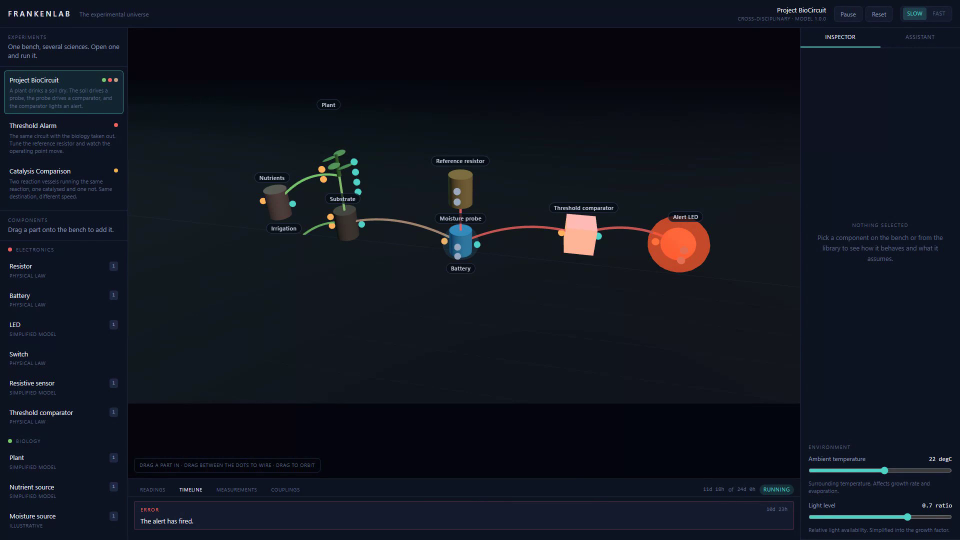
#> input picture docs/images/the-bench-alert.png, 1920 x 1080 px (shown at 1/2 size)
$ python make-gallery.py
#> lines starting #> are read from the running program, lines starting #| are printed output that depends on the picture
"""Build the Devpost image gallery from the demo frames.

Devpost shows gallery images at 3:2 and accepts up to 15. The frames in
docs/images/ are 1920x1080, so they are scaled to 1200x675 and given a caption
band to reach 1200x800. The band uses the application's own design tokens, so
the gallery reads as the product rather than as a screenshot dump.

Run it from the repository root:

    python scripts/make-gallery.py

The output goes to docs/devpost/, one file per frame, named in the order they
should be uploaded.
"""

from __future__ import annotations

import os
from pathlib import Path

from PIL import Image, ImageDraw, ImageFont

ROOT = Path(__file__).resolve().parent.parent
SOURCE = ROOT / "docs" / "images"
TARGET = ROOT / "docs" / "devpost"

# Design tokens, from src/app/globals.css.
VOID = "#05070d"
BAND = "#090d16"
LINE = "#1e2942"
TEXT = "#e6ecf7"
MUTED = "#8b9ab5"
ACCENT = "#4fd1c5"

WIDTH, HEIGHT = 1200, 800
FRAME_HEIGHT = 675
BAND_HEIGHT = HEIGHT - FRAME_HEIGHT

FONTS = Path(os.environ.get("WINDIR", r"C:\Windows")) / "Fonts"


def font(name: str, size: int) -> ImageFont.FreeTypeFont:
    """Load a font, falling back to Arial if the preferred one is missing."""
#> called with name = 'segoeuib.ttf', size = 30
    for candidate in (FONTS / name, FONTS / "arial.ttf"):
        if candidate.exists():
            return ImageFont.truetype(str(candidate), size)
    return ImageFont.load_default()


def tracked(
    draw: ImageDraw.ImageDraw,
    xy: tuple[int, int],
    text: str,
    face: ImageFont.FreeTypeFont,
    fill: str,
    spacing: float = 2.6,
) -> None:
    """Draw text with letter spacing. Pillow has no tracking of its own."""
    x, y = xy
    for character in text:
        draw.text((x, y), character, font=face, fill=fill)
        x += draw.textlength(character, font=face) + spacing


def main() -> int:
    if not SOURCE.is_dir():
        print(f"missing source directory: {SOURCE}")
        return 1
    TARGET.mkdir(parents=True, exist_ok=True)

    # (source frame, output name, kicker, title, subtitle, accent)
    gallery = [
        (
            "the-bench-alert.png",
            "01-the-bench-alert.png",
            "PROJECT BIOCIRCUIT",
            "A plant's thirst trips a real circuit.",
            "The alert fires on day 11. The soil decided the day, not a script.",
            "#ff8f5e",
        ),
        (
            "couplings.png",
            "02-couplings.png",
            "NAMED RULES",
            "Every rule that crosses a discipline is declared.",
            "Three disciplines, four couplings, six wires. Cut a wire, the rule goes with it.",
            ACCENT,
        ),
        (
            "measurements.png",
            "03-measurements.png",
            "MEASUREMENTS",
            "Every quantity is named and carries its unit.",
            "Nothing is a bare number pulled from the air.",
            ACCENT,
        ),
        (
            "assistant.png",
            "04-assistant.png",
            "THE ASSISTANT",
            "Every answer ends with what it is worth.",
            "The weakest model in the experiment is named, and its confidence explained.",
            ACCENT,
        ),
        (
            "catalysis.png",
            "05-catalysis.png",
            "CATALYSIS COMPARISON",
            "Same destination. Nine times sooner.",
            "The catalyst moves the speed and provably not the equilibrium.",
            "#f0b350",
        ),
        (
            "kiro-audit.png",
            "06-kiro-audit.png",
            "THE KIRO MOMENT",
            "An agent found our soil physics was wrong.",
            "Sand's field capacity was 0.12, below the published 0.17 to 0.25. The timeline moved three days.",
            ACCENT,
        ),
    ]

    title_face = font("segoeuib.ttf", 30)
    subtitle_face = font("segoeui.ttf", 17)
    kicker_face = font("consolab.ttf", 12)

    for source_name, output_name, kicker, title, subtitle, accent in gallery:
        source_path = SOURCE / source_name
        if not source_path.exists():
            print(f"missing frame: {source_path}")
            return 1

        with Image.open(source_path) as original:
#> original is the input picture: PIL image 1920x1080 RGB; mean R, G, B 16.6, 20.9, 31
            frame = original.convert("RGB").resize(
                (WIDTH, FRAME_HEIGHT), Image.LANCZOS
            )
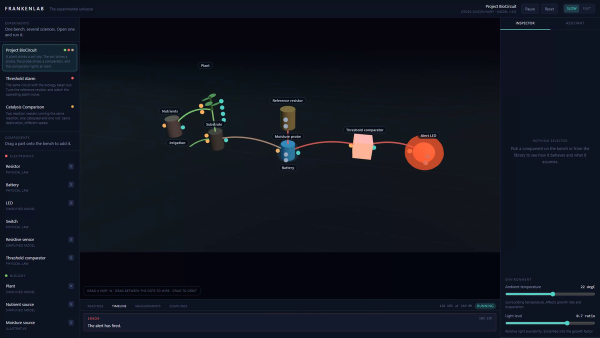
#> frame: PIL image 1200x675 RGB (shown at 1/2 size); mean R, G, B 16.7, 20.9, 31

        canvas = Image.new("RGB", (WIDTH, HEIGHT), VOID)
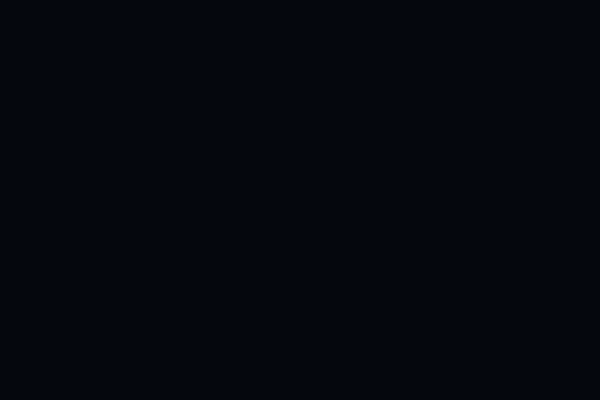
#> canvas: PIL image 1200x800 RGB (shown at 1/2 size); mean R, G, B 5, 7, 13
        canvas.paste(frame, (0, 0))
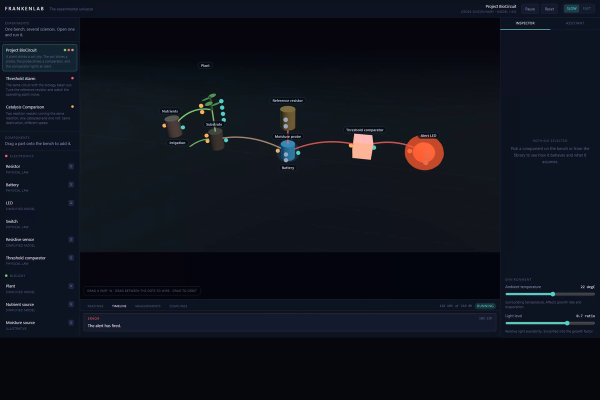
#> canvas: PIL image 1200x800 RGB (shown at 1/2 size); mean R, G, B 14.8, 18.8, 28.2

        draw = ImageDraw.Draw(canvas)
        draw.rectangle((0, FRAME_HEIGHT, WIDTH, HEIGHT), fill=BAND)
        draw.line((0, FRAME_HEIGHT, WIDTH, FRAME_HEIGHT), fill=LINE)
        draw.rectangle((0, FRAME_HEIGHT, 5, HEIGHT), fill=accent)

        tracked(draw, (36, FRAME_HEIGHT + 18), kicker, kicker_face, accent)
        draw.text((36, FRAME_HEIGHT + 42), title, font=title_face, fill=TEXT)
        draw.text((36, FRAME_HEIGHT + 84), subtitle, font=subtitle_face, fill=MUTED)

        output_path = TARGET / output_name
        canvas.save(output_path, "PNG", optimize=True)
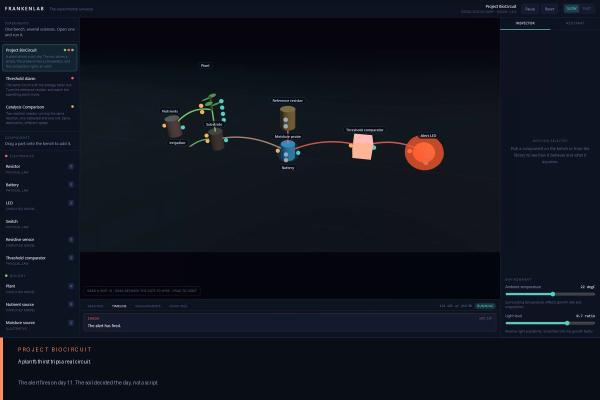
#> saved as 01-the-bench-alert.png: PIL image 1200x800 RGB (shown at 1/2 size); mean R, G, B 15.9, 20, 29.9
        size = output_path.stat().st_size
        print(
            f"{output_name}  {WIDTH}x{HEIGHT}  {size / 1024:.0f} KB  "
            f"ratio {WIDTH / HEIGHT:.2f}"
        )
#> pass 2 of the loop in main, `for source_name, output_name, kicker, title, subtitle, accent in galle..`:
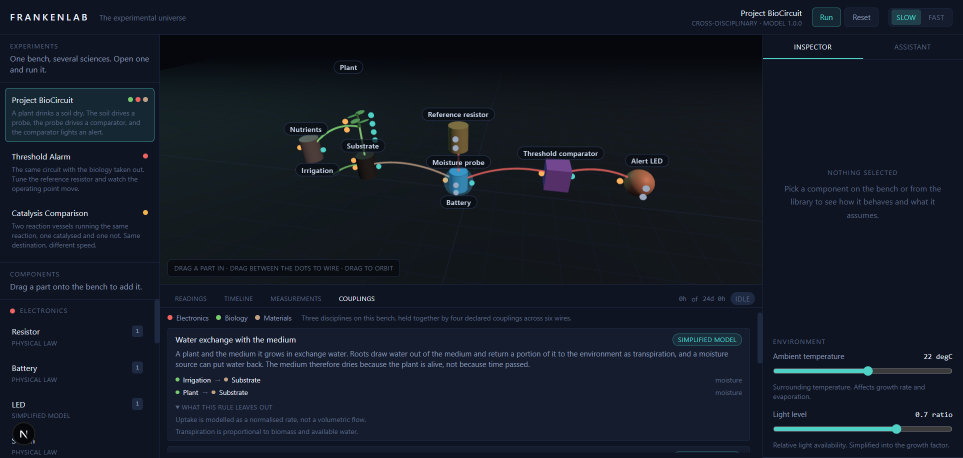
#> input picture docs/images/couplings.png, 1925 x 915 px (shown at 1/2 size)
#> in main, original is the input picture: PIL image 1925x915 RGB; mean R, G, B 19.7, 26.5, 38.3
#> in main, `frame = original.convert("RGB").resize( (WIDTH, FRAME_HEIGHT), Image.L..`:
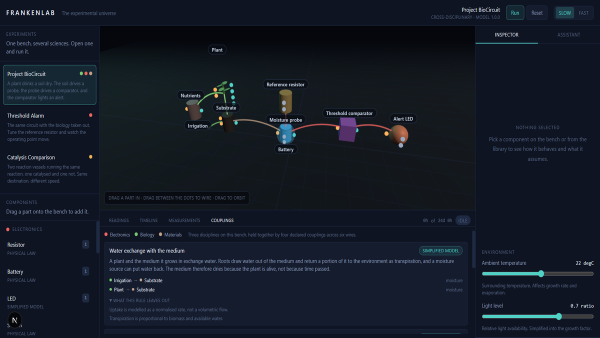
#> frame: PIL image 1200x675 RGB (shown at 1/2 size); mean R, G, B 19.7, 26.5, 38.3
#> in main, `canvas.save(output_path, "PNG", optimize=True)`:
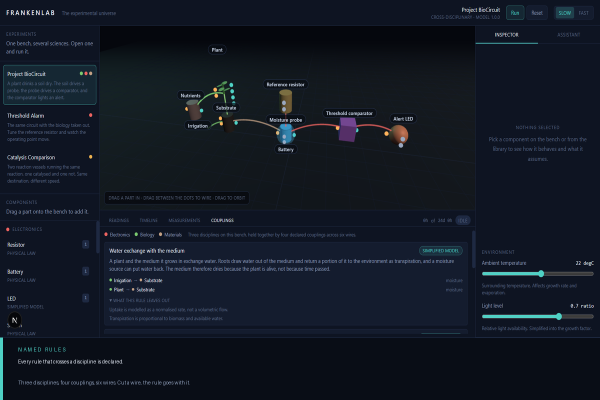
#> saved as 02-couplings.png: PIL image 1200x800 RGB (shown at 1/2 size); mean R, G, B 18.3, 24.8, 36.2
#> pass 3 of the loop in main, `for source_name, output_name, kicker, title, subtitle, accent in galle..`:
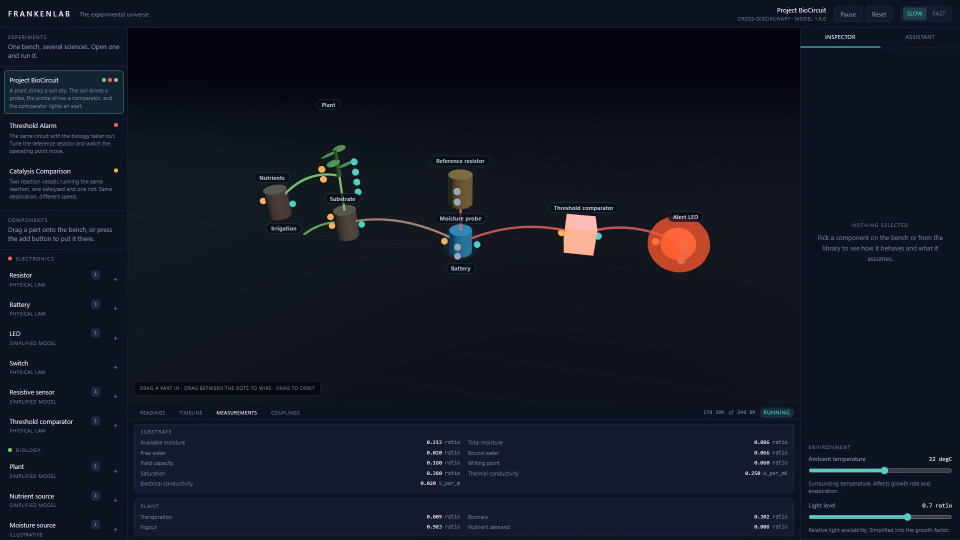
#> input picture docs/images/measurements.png, 1920 x 1080 px (shown at 1/2 size)
#> in main, original is the input picture: PIL image 1920x1080 RGB; mean R, G, B 18.5, 23.4, 34.4
#> in main, `canvas.paste(frame, (0, 0))`:
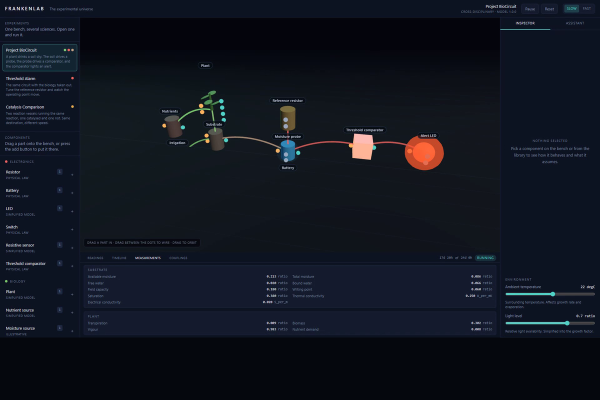
#> canvas: PIL image 1200x800 RGB (shown at 1/2 size); mean R, G, B 16.4, 20.9, 31.1
#> in main, `canvas.save(output_path, "PNG", optimize=True)`:
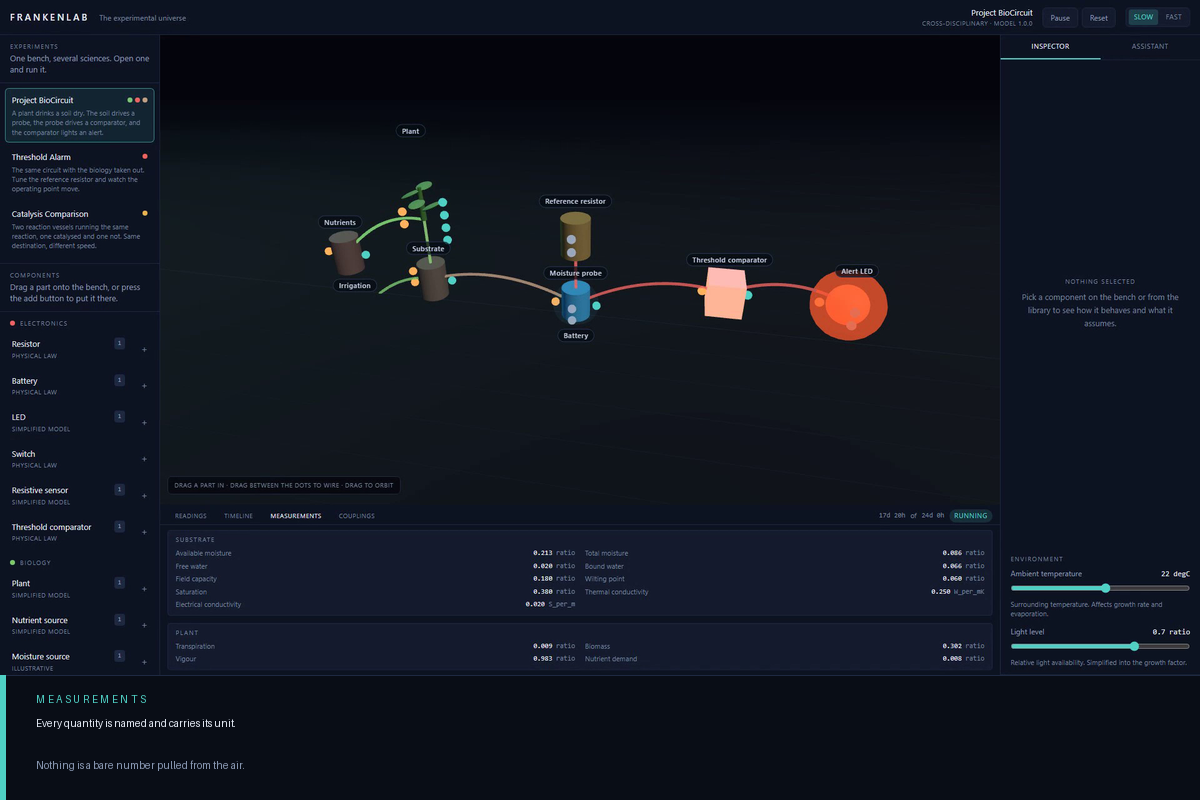
#> saved as 03-measurements.png: PIL image 1200x800 RGB; mean R, G, B 17.3, 22.2, 32.9
#> the loop made 6 passes; the first 3 are shown

    print(f"\n{len(gallery)} gallery images written to {TARGET}")
    return 0


if __name__ == "__main__":
#> (the run stopped early here; a loop or call above may not have finished)
